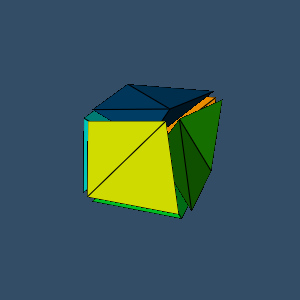

Recreate this plot in Python.
#!/usr/bin/env python

# Demonstrate vtkCellTypeSource for the Pyramid cell type. The source
# generates an unstructured grid of pyramid cells, which are perturbed,
# shrunk, tessellated, and color-mapped by cell ID.

# Factory overrides: importing these modules registers the OpenGL rendering,
# FreeType text rendering, and interaction style implementations.
import vtkmodules.vtkInteractionStyle  # noqa: F401
import vtkmodules.vtkRenderingFreeType  # noqa: F401
import vtkmodules.vtkRenderingOpenGL2  # noqa: F401
# VTK pipeline classes used in this example
from vtkmodules.vtkCommonCore import (
    vtkIntArray,
    vtkMinimalStandardRandomSequence,
    vtkPoints,
)
from vtkmodules.vtkCommonDataModel import VTK_PYRAMID
from vtkmodules.vtkFiltersGeneral import (
    vtkShrinkFilter,
    vtkTessellatorFilter,
)
from vtkmodules.vtkFiltersSources import vtkCellTypeSource
from vtkmodules.vtkRenderingCore import (
    vtkActor,
    vtkDataSetMapper,
    vtkRenderWindow,
    vtkRenderWindowInteractor,
    vtkRenderer,
)

# Colors (normalized RGB)
dark_blue_background_rgb = (0.2, 0.302, 0.4)

# Source: generate pyramid cells
cell_type_source = vtkCellTypeSource()
cell_type_source.SetCellType(VTK_PYRAMID)
cell_type_source.Update()

# Perturb points so cell edges are visible after tessellation
original_points = cell_type_source.GetOutput().GetPoints()
points = vtkPoints()
points.SetNumberOfPoints(cell_type_source.GetOutput().GetNumberOfPoints())
rng = vtkMinimalStandardRandomSequence()
rng.SetSeed(5070)
for i in range(points.GetNumberOfPoints()):
    perturbation = [0.0, 0.0, 0.0]
    for j in range(3):
        rng.Next()
        perturbation[j] = rng.GetRangeValue(-0.1, 0.1)
    current = [0.0, 0.0, 0.0]
    original_points.GetPoint(i, current)
    points.SetPoint(i,
                    current[0] + perturbation[0],
                    current[1] + perturbation[1],
                    current[2] + perturbation[2])
cell_type_source.GetOutput().SetPoints(points)

# Cell ID array for scalar coloring
num_cells = cell_type_source.GetOutput().GetNumberOfCells()
id_array = vtkIntArray()
id_array.SetNumberOfTuples(num_cells)
for i in range(num_cells):
    id_array.InsertTuple1(i, i + 1)
id_array.SetName("Ids")
cell_type_source.GetOutput().GetCellData().AddArray(id_array)
cell_type_source.GetOutput().GetCellData().SetActiveScalars("Ids")

# Shrink: separate cells visually
shrink = vtkShrinkFilter()
shrink.SetInputConnection(cell_type_source.GetOutputPort())
shrink.SetShrinkFactor(0.8)

# Tessellate: subdivide higher-order cells into linear primitives
tessellate = vtkTessellatorFilter()
tessellate.SetInputConnection(shrink.GetOutputPort())
tessellate.SetMaximumNumberOfSubdivisions(3)

# Mapper: color by cell ID
mapper = vtkDataSetMapper()
mapper.SetInputConnection(tessellate.GetOutputPort())
mapper.SetScalarRange(0, num_cells + 1)
mapper.SetScalarModeToUseCellData()
mapper.SetResolveCoincidentTopologyToPolygonOffset()

# Actor: tilt to show 3D shape
actor = vtkActor()
actor.SetMapper(mapper)
actor.GetProperty().EdgeVisibilityOn()
actor.RotateX(20.0)
actor.RotateY(-20.0)

# Renderer: assemble the scene
renderer = vtkRenderer()
renderer.AddActor(actor)
renderer.SetBackground(dark_blue_background_rgb)

# Render window: display the rendered scene
render_window = vtkRenderWindow()
render_window.AddRenderer(renderer)
render_window.SetWindowName("celltype pyramid")
render_window.SetMultiSamples(0)
render_window.SetSize(300, 300)

# Interactor: handle mouse and keyboard events
render_window_interactor = vtkRenderWindowInteractor()
render_window_interactor.SetRenderWindow(render_window)

# Scene: configure the camera
renderer.ResetCamera()

# Start: launch the interactive visualization
render_window_interactor.Initialize()
render_window_interactor.Start()
